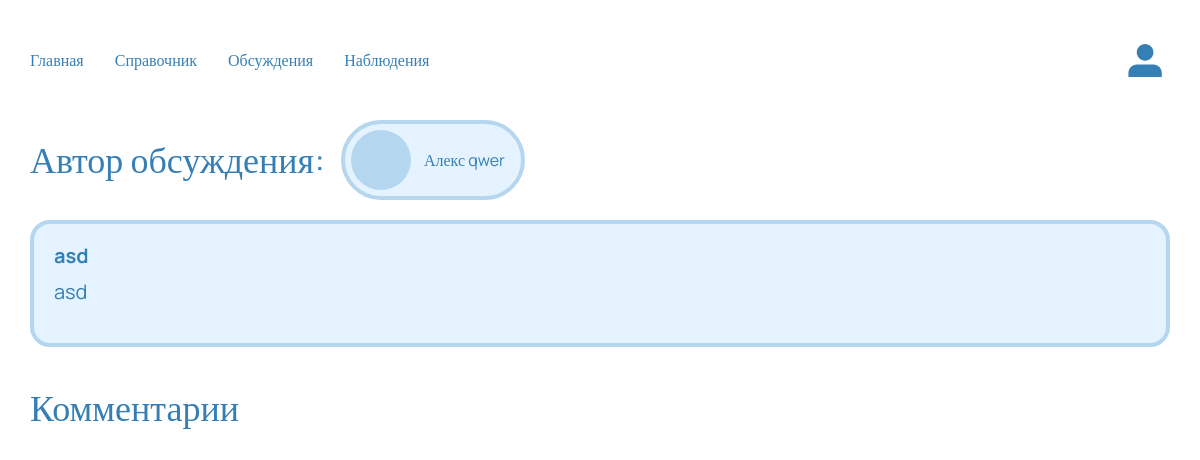
Before: /discussions/2 with the older database file.
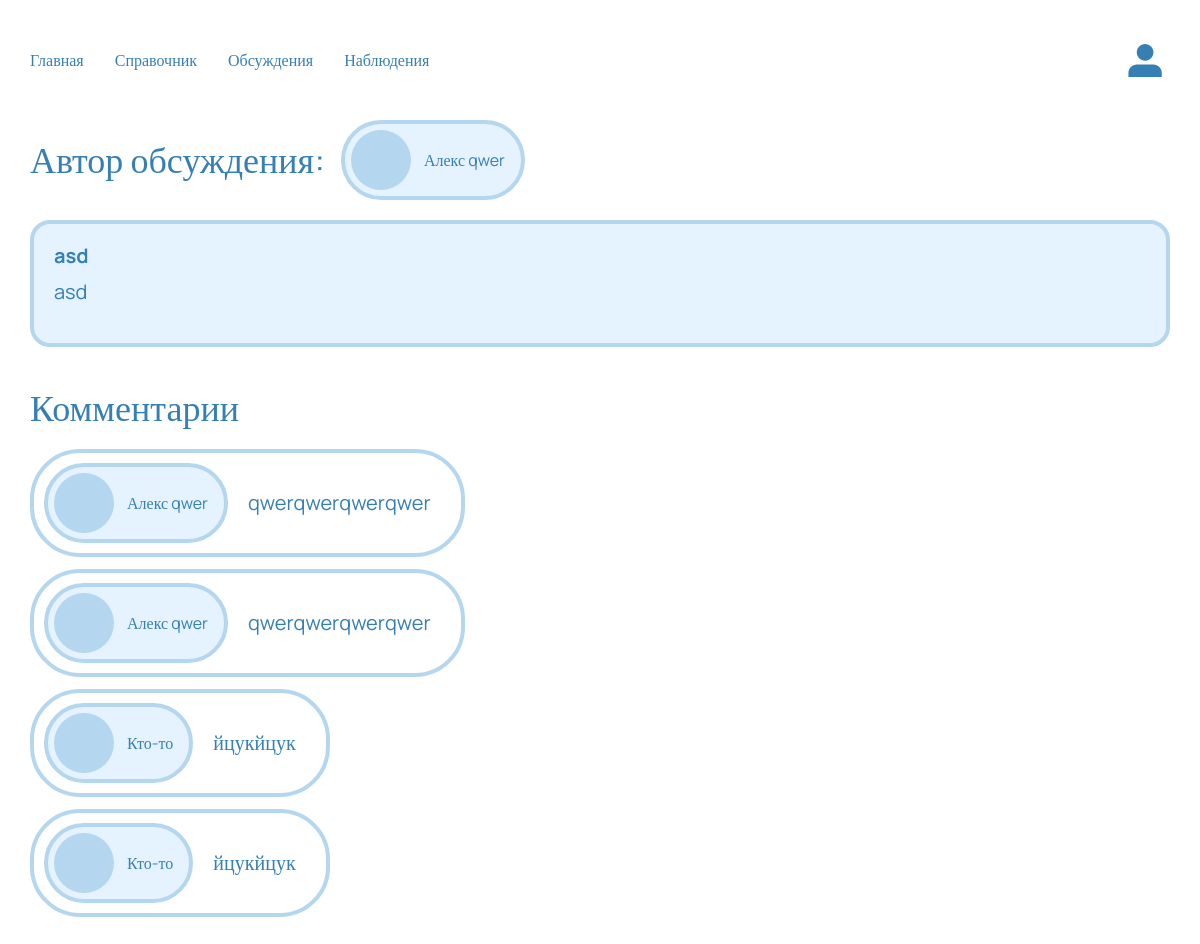
After: the same page with the newer database file.
### discussions/models.py (models this page shows)
class Message(models.Model):
    text = models.TextField(null=False, blank=False)
    date = models.DateTimeField(auto_now_add=True)
    author = models.ForeignKey(User, on_delete=models.CASCADE)
    discussion = models.ForeignKey(Discussions, on_delete=models.CASCADE)

### userprofile/models.py (models this page shows)
class Profile(models.Model):
    user = models.OneToOneField(User, on_delete=models.CASCADE)
    first_name = models.CharField(max_length=50, blank=True)
    last_name = models.CharField(max_length=50, blank=True)
    email = models.EmailField(max_length=254, blank=True)
    logo = models.ImageField(null=True, blank=True, upload_to=product_preview_directory_path)

### discussions/views.py (the view, shortened to what this page needs)
# urls.py: path('<int:pk>', DetailDiscussionView.as_view(), name='detail'),
class DetailDiscussionView(View):
    def get(self, request: HttpRequest, pk: int) -> HttpResponse:
        context = {
            'discussion': Discussions.objects.get(pk=pk),
            'massages': Message.objects.all().filter(discussion=pk),
            'form': MessageForm(),
            'group_exists': request.user.groups.filter(name='Moderators').exists(),
            'login': request.user.is_authenticated,
        }
        return render(
            request,
            'discussions/detail_discussion.html',
            context=context
        )

### discussions/templates/discussions/detail_discussion.html (shortened to what this page needs)
{% extends "base.html" %}
{% block main %}
<div class="container">
    <div class="discussion_title_block">
        <p class="discussion_title-title">Автор обсуждения:</p>
        <div class="discussion_user discussion_user-title">
            <div class="discussion_user-logo"
                {% if discussion.user.profile.logo %}
                style="background-image: url(../../..{{ discussion.user.profile.logo.url }});"
                {% endif %}
            >
            </div>
            <p class="discussion_user-name">
                {{ discussion.user.profile.first_name }} {{ discussion.user.profile.last_name }}
            </p>
        </div>
    </div>
    <div class="discussion-block">
        <h1 class="discussion-title">{{discussion.title}}</h1>
        {% if discussion.content %}<p class="discussion-content">{{discussion.content}}</p>{% endif %}
    </div>
    <p class="comments-title">Комментарии</p>
        <ul>
            {% for massage in massages %}
            <li class="comments-item">
                <div class="comments-content">
                    <div class="discussion_user">
                        {% if discussion.user.profile.logo %}
                        <div class="discussion_user-logo"
                            style="background-image: url(../../..{{ massage.author.profile.logo.url }});">
                        </div>
                        {% endif%}
                        <p class="discussion_user-name">
                            {{ massage.author.profile.first_name }} {{ massage.author.profile.last_name }}
                        </p>
                    </div>
                    <p class="comments-text">{{massage.text}}</p>
                </div>
            </li>
            {% endfor %}
        </ul>
</div>
{% endblock %}

Changed rows visible on the page:
added Message: author.profile.first_name "Алекс", author.profile.last_name "qwer", text "qwerqwerqwerqwer"
added Message: author.profile.first_name "Алекс", author.profile.last_name "qwer", text "qwerqwerqwerqwer"
added Message: author.profile.first_name "Кто-то", text "йцукйцук"
added Message: author.profile.first_name "Кто-то", text "йцукйцук"
